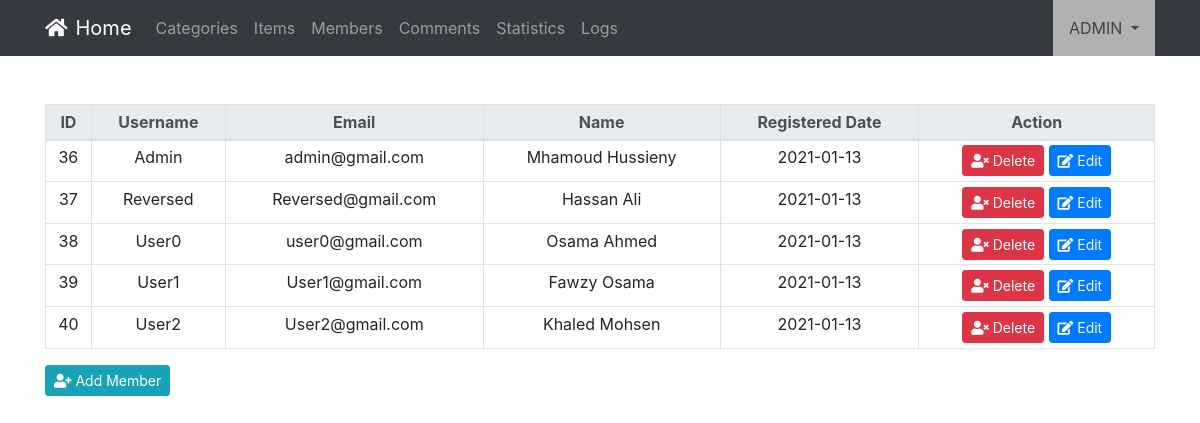
/admin/members.php (signed in), run on the app's committed database.
### tables this page shows
CREATE TABLE `users` (
  `UserID` int(1) NOT NULL,
  `Username` varchar(255) NOT NULL,
  `Password` varchar(255) NOT NULL,
  `Email` varchar(255) NOT NULL,
  `FullName` varchar(255) NOT NULL,
  `Permission` tinyint(1) NOT NULL DEFAULT 0,
  `Status` tinyint(1) NOT NULL DEFAULT 0,
  `RegStatus` tinyint(1) NOT NULL DEFAULT 0,
  `date` date NOT NULL
);

### admin/members.php (the view, shortened to what this page needs)
<?php
    if(isset($_SESSION['user'])){
      include 'init.php';
      $action = isset($_GET['action']) ? $_GET['action'] : 'Manage';
      $condition = '';
      if($action == 'Manage'){
      $stmt = $connect->prepare("SELECT * FROM users WHERE Permission != 1 $condition");
      $stmt->execute();
      $row = $stmt->fetchAll();
?>
    <div class="container">
    <div class="table-responsive mt-5">
        <table class="table table-bordered text-center table-sm">
          <thead class="thead-light">
            <tr>
              <th>ID</th>
              <th>Username</th>
              <th>Email</th>
              <th>Name</th>
              <th>Registered Date</th>
              <th>Action</th>
            </tr>
          <thead>
          <tbody>
<?php
foreach($row as $key => $value){
  echo "<tr class='text-center'>";
  echo "<td>".$row[$key]['UserID']."</td>";
  echo "<td>".$row[$key]['Username']."</td>";
  echo "<td>".$row[$key]['Email']."</td>";
  echo "<td>".$row[$key]['FullName']."</td>";
  echo "<td>".$row[$key]['date']."</td>";
  echo "<td>
          <a href='?action=Delete&UserID=".$row[$key]['UserID']."' class='confirm btn btn-danger btn-sm'>
            <i class='fas fa-user-times'></i>
            Delete
          </a>
          <a href='?action=Edit&UserID=".$row[$key]['UserID']."' class='btn btn-primary btn-sm'>
            <i class='fas fa-edit'></i>
            Edit
          </a>";
  echo "</td>";
  echo "</tr>";
?>
<?php }
?>
          </tbody>
        </table>
      </div>
      <a href='?action=Add' class='btn btn-info btn-sm'>
        <i class="fas fa-user-plus"></i>
        Add Member
      </a>
    </div>
<?php
      }
      include $tmpl . "footer.php";
    }else{
      header("Location:index.php");
    }
?>

### admin/layout/css/main.css (style rules this page uses)
a { text-decoration: none; }
table td { text-align: center; }

### data on the page
users: UserID "36", Username "Admin", Email "admin@gmail.com", FullName "Mhamoud Hussieny", date "2021-01-13"
users: UserID "37", Username "Reversed", Email "Reversed@gmail.com", FullName "Hassan Ali", date "2021-01-13"
users: UserID "38", Username "User0", Email "user0@gmail.com", FullName "Osama Ahmed", date "2021-01-13"
users: UserID "39", Username "User1", Email "User1@gmail.com", FullName "Fawzy Osama", date "2021-01-13"
users: UserID "40", Username "User2", Email "User2@gmail.com", FullName "Khaled Mohsen", date "2021-01-13"

### other printed values
lang('Nav-Cat') "Categories"
lang('Nav-Itm') "Items"
lang('Nav-Mem') "Members"
lang('Nav-Com') "Comments"
lang('Nav-Stat') "Statistics"
lang('Nav-Log') "Logs"
$_SESSION['user'] "ADMIN"
